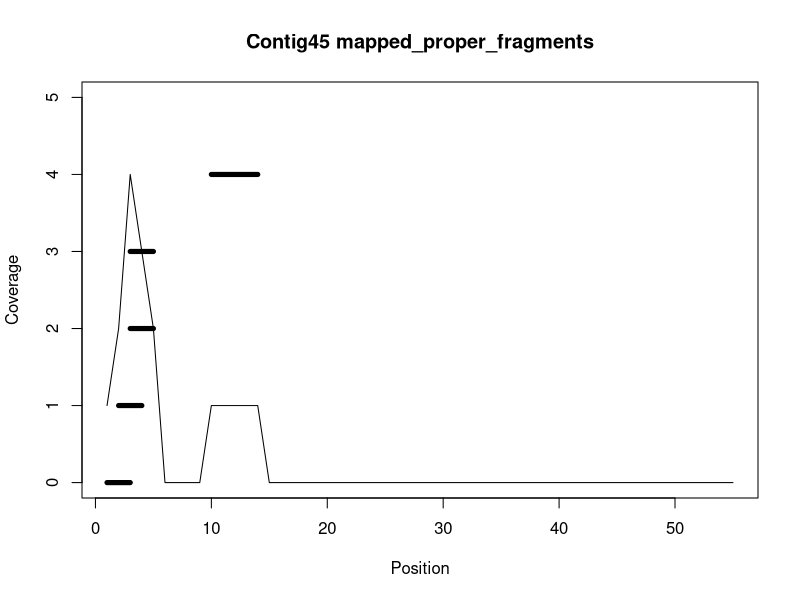

Generate this figure with R:
pdf('/Users/ryanmoore/projects/wommack/recruitment_info/test_files/test_output/Contig45_cov_mapped_proper_fragments.pdf', width=8, height=5)
plot(x=c(1, 2, 3, 4, 5, 6, 7, 8, 9, 10, 11, 12, 13, 14, 15, 16, 17, 18, 19, 20, 21, 22, 23, 24, 25, 26, 27, 28, 29, 30, 31, 32, 33, 34, 35, 36, 37, 38, 39, 40, 41, 42, 43, 44, 45, 46, 47, 48, 49, 50, 51, 52, 53, 54, 55), y=c(1, 2, 4, 3, 2, 0, 0, 0, 0, 1, 1, 1, 1, 1, 0, 0, 0, 0, 0, 0, 0, 0, 0, 0, 0, 0, 0, 0, 0, 0, 0, 0, 0, 0, 0, 0, 0, 0, 0, 0, 0, 0, 0, 0, 0, 0, 0, 0, 0, 0, 0, 0, 0, 0, 0), main='Contig45 mapped_proper_fragments', xlab='Position', ylab='Coverage', type='l', ylim=c(0, 5))
points(x=c(1, 2, 3), y=c(0, 0, 0), type='l', lwd=5)
points(x=c(2, 3, 4), y=c(1, 1, 1), type='l', lwd=5)
points(x=c(3, 4, 5), y=c(2, 2, 2), type='l', lwd=5)
points(x=c(3, 4, 5), y=c(3, 3, 3), type='l', lwd=5)
points(x=c(10, 11, 12, 13, 14), y=c(4, 4, 4, 4, 4), type='l', lwd=5)
invisible(dev.off())
